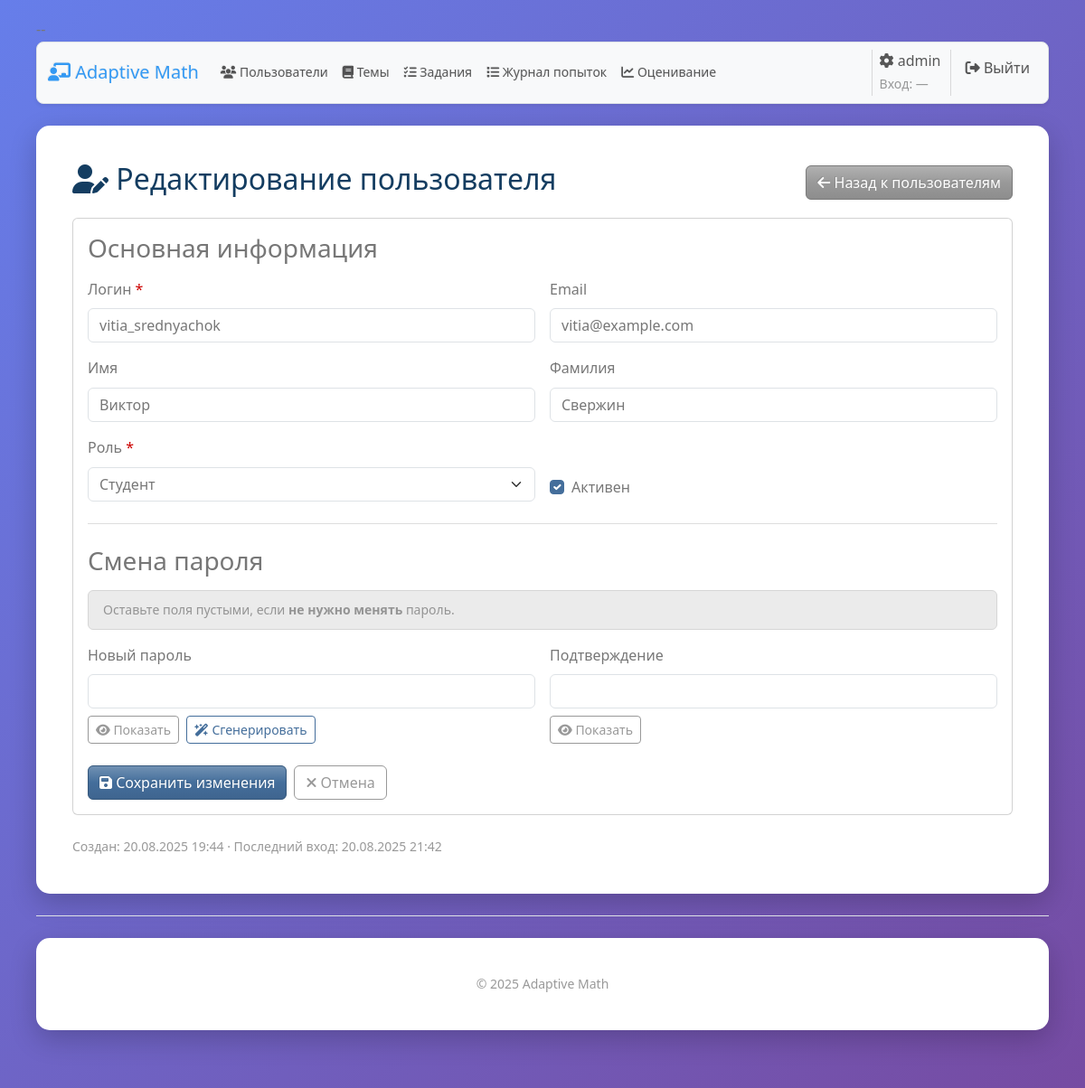
The app's page /admin/users/5/edit (signed in) with its own data.
### models.py (models this page shows, shortened)
class User(UserMixin, db.Model):
    __tablename__ = 'users'
    id = db.Column(db.Integer, primary_key=True)
    username = db.Column(db.String(80), unique=True, nullable=False)
    email = db.Column(db.String(120), unique=True, nullable=False)
    password_hash = db.Column(db.String(255), nullable=False)
    role = db.Column(db.String(20), nullable=False, default='student')  # 'student' или 'teacher'
    first_name = db.Column(db.String(50))
    last_name = db.Column(db.String(50))
    created_at = db.Column(db.DateTime, default=datetime.utcnow)
    last_login = db.Column(db.DateTime)
    is_active = db.Column(db.Boolean, default=True)
    task_attempts = db.relationship(
        'TaskAttempt',
        back_populates='user',
        cascade='all, delete-orphan',  # удаляем попытки вместе с пользователем
        passive_deletes=True,          # уважать ondelete='CASCADE' на уровне БД
        lazy='selectin'                # удобно: можно len(), не нужно .all()
    )
    evaluation_logs = db.relationship(
        'StudentEvaluationLog',
        back_populates='user',
        cascade='all, delete-orphan',
        passive_deletes=True,
        lazy='selectin'
    )
    topic_progress = db.relationship(
        'StudentTopicProgress',
        back_populates='user',
        cascade='all, delete-orphan',
        passive_deletes=True,
        lazy='selectin'
    )
    created_tasks = db.relationship('MathTask', backref='creator', lazy='dynamic')
    def get_full_name(self):
        if self.first_name and self.last_name:
            return f"{self.first_name} {self.last_name}"
        return self.username

### blueprints/admin/routes.py (the view, shortened to what this page needs)
@admin_bp.route("/users/<int:user_id>/edit", methods=["GET", "POST"])
@login_required
@admin_required
def edit_user(user_id):
    u = db.session.get(User, user_id)
    if u is None:
        from flask import abort
        abort(404)
    form = EditUserForm(obj=u, instance=u)
    return render_template("admin/edit_user.html", form=form, user=u, active_tab="users")

### blueprints/admin/forms.py
class EditUserForm(UserBaseForm):
    new_password = PasswordField("Новый пароль", validators=[Optional(), Length(min=6, max=128)])
    confirm_password = PasswordField("Подтверждение", validators=[Optional(), EqualTo('new_password')])
    def __init__(self, *args, instance=None, **kwargs):
        super().__init__(*args, **kwargs)
        if instance is not None:
            self.instance_id.data = str(instance.id)
    submit = SubmitField("Сохранить")

### blueprints/admin/routes.py (called while the page is built)
def admin_required(fn):
    @wraps(fn)
    def wrapper(*args, **kwargs):
        if not current_user.is_authenticated or getattr(current_user, "role", None) != "admin":
            from flask import abort
            abort(403)
        return fn(*args, **kwargs)
    return wrapper

### templates/admin/edit_user.html (shortened to what this page needs)
{% extends "admin/base_admin.html" %}
{% from "shared/_form_macros.html" import render_field %}
{% block admin_content %}
<div class="d-flex justify-content-between align-items-center mb-3">
  <h2 class="text-info-emphasis"><i class="fa fa-user-pen"></i> Редактирование пользователя</h2>
  <a href="{{ url_for('admin.users') }}" class="btn btn-secondary">
    <i class="fas fa-arrow-left"></i> Назад к пользователям
  </a>
</div>
<div class="card mb-4">
  <div class="card-body">
    <h3 class="mb-3">Основная информация</h3>
    <form action="{{ url_for('admin.edit_user', user_id=user.id) }}" method="post" novalidate class="user-form">
      <div class="row g-3">
        <div class="col-md-6">
          {{ render_field(form.username) }}
        </div>
        <div class="col-md-6">
          {% if form.email %}{{ render_field(form.email) }}{% endif %}
        </div>
      </div>
      <div class="row g-3 mt-0">
        <div class="col-md-6">
          {% if form.first_name %}{{ render_field(form.first_name) }}{% endif %}
        </div>
        <div class="col-md-6">
          {% if form.last_name %}{{ render_field(form.last_name) }}{% endif %}
        </div>
      </div>
      <div class="row g-3 mt-0">
        <div class="col-md-6">
          {{ render_field(form.role) }}
        </div>
        <div class="col-md-6 d-flex align-items-end">
          {% if form.is_active %}
            <div class="form-check">
              {{ form.is_active(class_='form-check-input' + (' is-invalid' if form.is_active.errors else '')) }}
              <label for="{{ form.is_active.id }}" class="form-check-label">
                {{ form.is_active.label.text }}
              </label>
            </div>
          {% endif %}
        </div>
      </div>
      <hr class="my-4">
      <h3 class="mb-3">Смена пароля</h3>
      <div class="alert alert-secondary py-2">
        <small class="text-muted">
          Оставьте поля пустыми, если <strong>не нужно менять</strong> пароль.
        </small>
      </div>
      <div class="row g-3">
        <div class="col-md-6">
          {% set pwd_field = form.new_password if form.new_password is defined else form.password %}
          {% if pwd_field %}
            <div class="position-relative">
              {{ render_field(pwd_field) }}
              <div class="mt-2 d-flex gap-2">
                <button class="btn btn-sm btn-outline-secondary" type="button" id="togglePwdBtn">
                  <i class="fa fa-eye"></i> Показать
                </button>
                <button class="btn btn-sm btn-outline-primary" type="button" id="genPwdBtn">
                  <i class="fa fa-wand-magic-sparkles"></i> Сгенерировать
                </button>
              </div>
            </div>
          {% endif %}
        </div>
        <div class="col-md-6">
          {% set conf_field = form.confirm_password if form.confirm_password is defined else form.password2 %}
          {% if conf_field %}
            <div class="position-relative">
              {{ render_field(conf_field) }}
              <div class="mt-2">
                <button class="btn btn-sm btn-outline-secondary" type="button" id="togglePwd2Btn">
                  <i class="fa fa-eye"></i> Показать
                </button>
              </div>
            </div>
          {% endif %}
        </div>
      </div>
      <div class="mt-4 d-flex align-items-center gap-2">
        <button type="submit" class="btn btn-primary">
          <i class="fas fa-save"></i> Сохранить изменения
        </button>
        <a href="{{ url_for('admin.users') }}" class="btn btn-outline-secondary">
          <i class="fas fa-times"></i> Отмена
        </a>
      </div>
    </form>
  </div>
</div>
<div class="text-muted small">
  {% if user.created_at %}Создан: {{ user.created_at.strftime('%d.%m.%Y %H:%M') }}{% endif %}
  {% if user.last_login %} · Последний вход: {{ user.last_login.strftime('%d.%m.%Y %H:%M') }}{% endif %}
</div>
{% endblock %}

### templates/shared/_form_macros.html (shortened to what this page needs)
{% macro render_field(field) %}
  <label for="{{ field.id }}" class="form-label">
    {{ field.label.text }}
    {% if field.flags.required %}
      <span class="text-danger" title="Обязательное поле">*</span>
    {% endif %}
  </label>
  {% set is_select = field.type in ['SelectField', 'SelectMultipleField'] %}
  {% set bs_base = 'form-select' if is_select else 'form-control' %}
  {% set render_kw_class = (field.render_kw.get('class', '') if field.render_kw else '') %}
  {% set full_class = (render_kw_class ~ ' ' ~ bs_base ~ (' is-invalid' if field.errors else ''))|trim %}
  {{ field(class_=full_class) }}
{% endmacro %}

### templates/shared/base.html (shortened to what this page needs)
<!DOCTYPE html>
<html lang="ru">
<head>
    <link rel="stylesheet" href="{{ url_for('static', filename='css/bootstrap-spacelab.css') }}">
    <link rel="stylesheet" type="text/css" href="{{ url_for('static', filename='css/style.css') }}">
    <link rel="stylesheet"
        href="https://cdnjs.cloudflare.com/ajax/libs/font-awesome/6.5.2/css/all.min.css"
>
</head>
<body class="bg-light">
    <nav class="navbar navbar-expand-lg bg-body-tertiary rounded-3 shadow-sm border bg-white">
        <div class="container-fluid">
        <a class="navbar-brand" href="{{ url_for('main.dashboard') }}"><i class="fas fa-chalkboard-teacher"></i> Adaptive Math</a>
        <div id="mainNav" class="collapse navbar-collapse">
            {% if current_user.is_authenticated %}
            <ul class="navbar-nav me-auto small">
                {% block nav_items %}{% endblock %}
            </ul>
            {% endif %}
            <ul class="navbar-nav ms-auto">
                {% if current_user.is_authenticated %}
                    <li class="nav-item">
                        <span class="navbar-text me-3">
                            {% if current_user.role == 'admin' %}<i class="fas fa-cog"></i>
                            {% elif current_user.role == 'teacher' %}<i class="fas fa-chalkboard-teacher"></i>
                            {% elif current_user.role == 'student' %}<i class="fas fa-user-graduate"></i>
                            {% else %}<i class="fas fa-user"></i>
                            {% endif %}
                            {{ current_user.get_full_name() }}
                            <br>
                            {% if current_user.last_login %}
                                <small class="text-info">Вход: {{ current_user.last_login.strftime('%d.%m.%Y %H:%M') }}</small>
                            {% else %}
                                <small class="text-muted">Вход: —</small>
                            {% endif %}
                        </span>
                    </li>
                    <li class="nav-item"><a class="nav-link" href="{{ url_for('auth.logout') }}"><i class="fas fa-sign-out-alt"></i> Выйти</a></li>
                {% else %}
                    <li class="nav-item"><a class="nav-link" href="{{ url_for('auth.login') }}"><i class="fas fa-sign-in-alt"></i> Войти</a></li>
                {% endif %}
            </ul>
        </div>
        </div>
    </nav>
    <main class="container my-4">
        {% block content %}{% endblock %}
    </main>
    <footer class="py-4 border-top">
        <div class="container text-center text-muted small">
          © {{ 2025 }} Adaptive Math
        </div>
      </footer>
</body>
</html>

### static/css/style.css (style rules this page uses)
body { font-family: 'Segoe UI', Tahoma, Geneva, Verdana, sans-serif; max-width: min(1200px, 95%); margin: 0 auto; padding: 20px 10px; background: linear-gradient(135deg, #667eea 0%, #764ba2 100%); min-height: 100vh; line-height: 1.6; }
.container { background: white; padding: 40px; border-radius: 15px; box-shadow: 0 10px 30px rgba(0,0,0,0.2); margin: 0 auto 20px; width: 100%; box-sizing: border-box; }

### records on screen
User: get_full_name "admin"
User: username "vitia_srednyachok", email "vitia@example.com", first_name "Виктор", last_name "Свержин", role "Студент", created_at "20.08.2025 19:44", last_login "20.08.2025 21:42"

### other values on screen
{{ field.label.text }} "Логин Email Имя Фамилия Роль Новый пароль Подтверждение"
{{ 2025 }} "2025"
